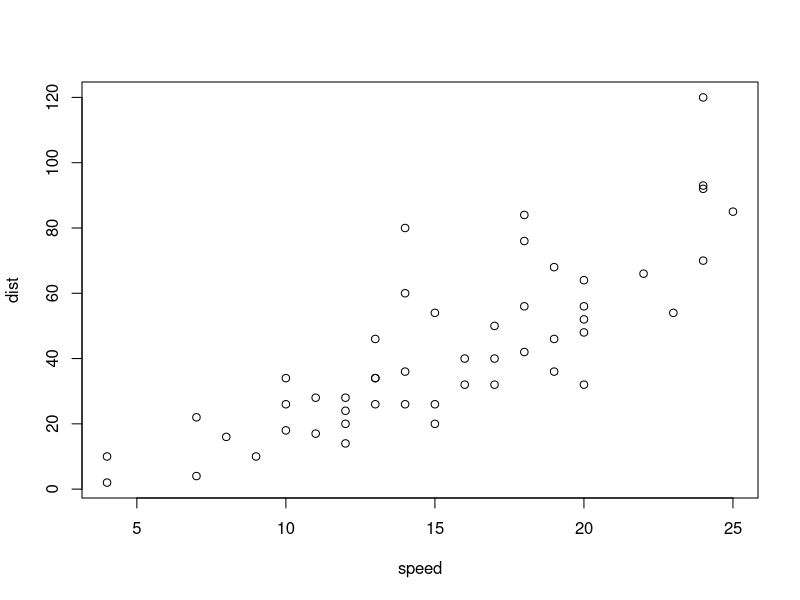
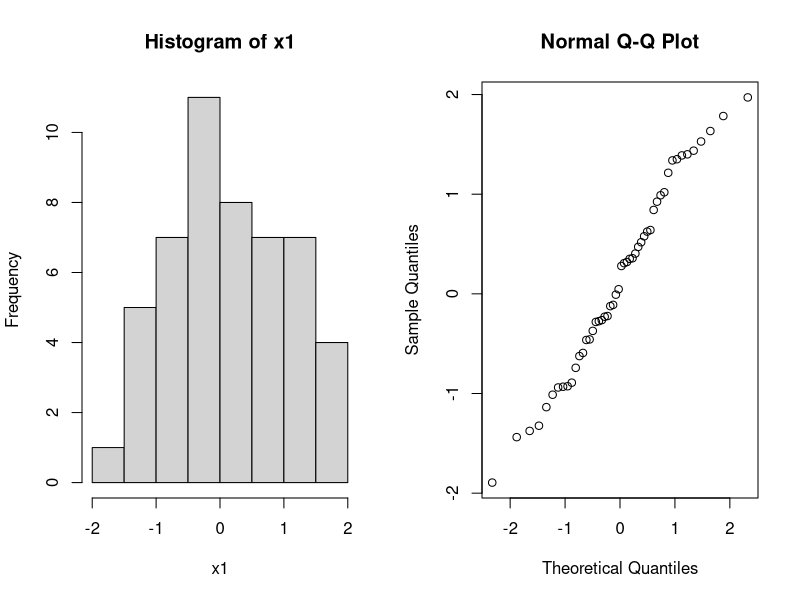
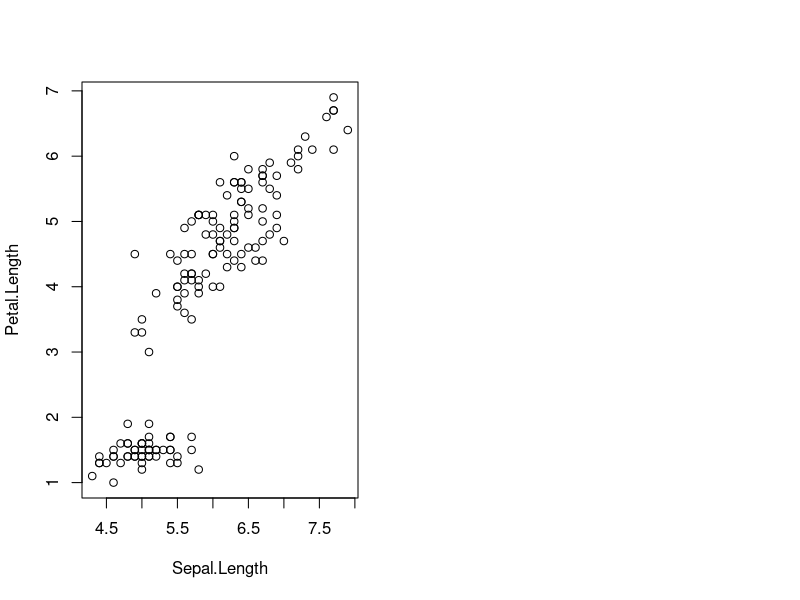

Generate these figures, in order, with R:
## ---- chunk 1
summary(cars)
## ---- chunk 2
plot(cars)
## ---- chunk 3
par(mfrow=c(1,2)); x1=rnorm(50); hist(x1); qqnorm(x1)
## ---- chunk 4
plot(iris$Sepal.Length,iris$Petal.Length,xlab="Sepal.Length",ylab="Petal.Length")
## ---- chunk 5
library(knitr)
kable(mtcars[1:5,],caption="A knit kable.")
## ---- chunk 6
x=rep(c("A","B"),each=5); x
sample(x)
x=rnorm(100)
## ---- chunk 7
x=rep(c("A","B"),each=5); x
sample(x)
x=rnorm(100)
## ---- chunk 8
mu=0.2
x=rnorm(100,mu,1) # creating artificial data
t.test(x,mean=0)   # t.test(x,alternative=c("two.sided"),conf.level=0.95,mu=10)
## ---- chunk 9
mu=0;nu=0.5
x=rnorm(50,mu,1); y=rnorm(50,nu,1) # creating artificial data
ttest=t.test(x,y) 
